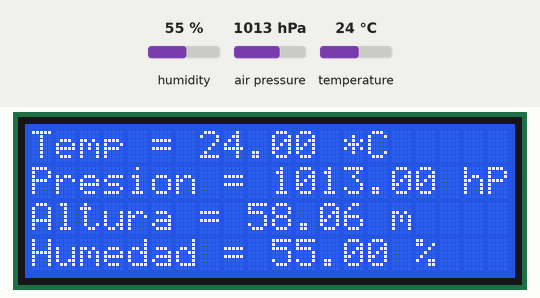
Recording of a sketch running on a simulated Arduino Uno, built with avr-gcc and run on an emulated ATmega328P. Shown: 20×4 character LCD. The inputs (shaded band) are chosen by the test bench; at power-on: air pressure 1013 hPa, humidity 55 %, temperature 24 °C. What the sketch prints to the serial monitor is not drawn.

Above: at 1.7 s.
1.8 s: air pressure set to 952 hPa
At 3.5 s:
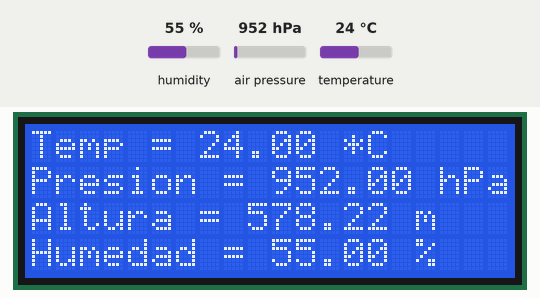
4.2 s: humidity set to 22 %
At 5.4 s:
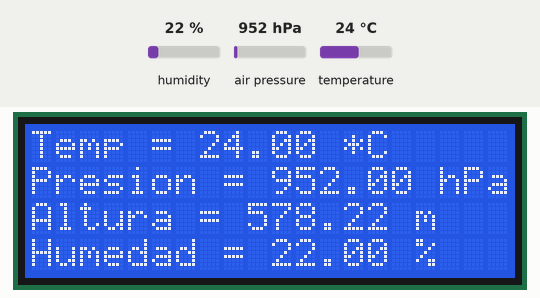
6.2 s: temperature set to 12 °C
At 7.4 s:
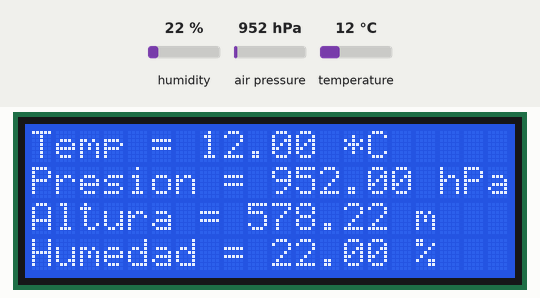
8.3 s: humidity set to 40 %
At 9.3 s:
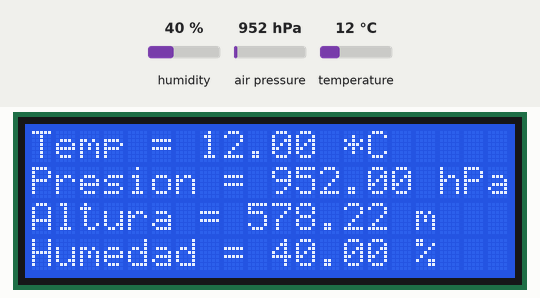
10.4 s: air pressure set to 975 hPa
At 11.3 s:
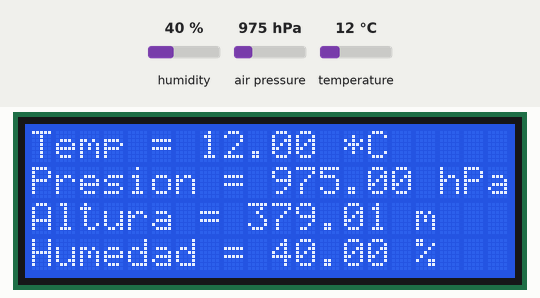
12.5 s: humidity set to 68 %
At 14.4 s:
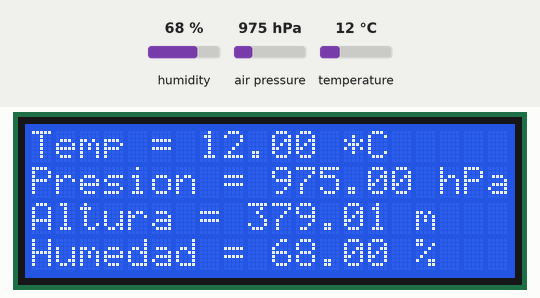
Timing chart, 0 to 15.6 s (numbered marks = the images above; inputs shaded):
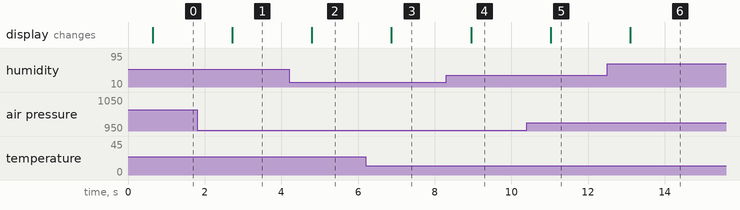

Measured:
- after the input at 1.8 s, the display: changes after 0.92 s (image 1)
- after the input at 4.2 s, the display: changes after 0.60 s (image 2)
- after the input at 6.2 s, the display: changes after 0.67 s (image 3)
- after the input at 8.3 s, the display: changes after 0.65 s (image 4)
- after the input at 10.4 s, the display: changes after 0.63 s (image 5)
- after the input at 12.5 s, the display: changes after 0.60 s (image 6)

The sketch:

weather_station.ino
```cpp
#include <LiquidCrystal_I2C.h>
#include <Adafruit_Sensor.h>
#include <DHT.h>
#include <DHT_U.h>
#include <Wire.h>
#include <Adafruit_BMP280.h>

#define BMP_SCK  (13)
#define BMP_MISO (12)
#define BMP_MOSI (11)
#define BMP_CS   (10)
#define DHTPIN 4
#define DHTTYPE    DHT11

DHT_Unified dht(DHTPIN, DHTTYPE);
Adafruit_BMP280 bmp;
LiquidCrystal_I2C lcd(0x27, 2, 1, 0, 4, 5, 6, 7, 3, POSITIVE);
int currLine = 0;
float temperature;
float pressure;
float altitude;

void lineJump() {
  currLine ++;
  lcd.setCursor(0, currLine);
}
void cleanDisplay() {
  lcd.clear();
}
void readPrintTemp() {
  lcd.print("Temp = ");
  temperature = bmp.readTemperature();
  lcd.print(temperature);
  lcd.print(" *C");
}
void readPrintHumidity() {//this sensor is also able to measure temperature but is less precise than the BMP280, that is why I only use the humidity sensor
  sensors_event_t event;
  dht.humidity().getEvent(&event);
  lcd.print("Humedad = ");
  lcd.print(event.relative_humidity);
  lcd.print(" %");
}
void readPrintPressure() {
  lcd.print("Presion = ");
  pressure = bmp.readPressure() / 100; // I divide by 100 because Pascal is very small and less used than hPa or mbar
  lcd.print(pressure);
  lcd.print(" hPa");
}
void readPrintAltitude() {
  lcd.print("Altura = ");
  altitude = bmp.readAltitude(1020); //the argument is this function should be the current air pressure in your zone and moment
  lcd.print(altitude);
  lcd.print(" m");
}

void setup() {
  Serial.begin(9600);
  dht.begin();
  sensor_t sensor;
  dht.humidity().getSensor(&sensor);
  lcd.begin(20, 4);
  lcd.backlight();
  Serial.println("Starting");
  delay(500);

  if (!bmp.begin()) {
    Serial.println("Try to reboot");
    //while (1);
  }

  /* Default settings from datasheet. */
  bmp.setSampling(Adafruit_BMP280::MODE_NORMAL,     /* Operating Mode. */
                  Adafruit_BMP280::SAMPLING_X2,     /* Temp. oversampling */
                  Adafruit_BMP280::SAMPLING_X16,    /* Pressure oversampling */
                  Adafruit_BMP280::FILTER_X16,      /* Filtering. */
                  Adafruit_BMP280::STANDBY_MS_500); /* Standby time. */
}

void loop() {
  cleanDisplay();
  lcd.setCursor(0, 0);
  readPrintTemp();
  lineJump();
  readPrintPressure();
  lineJump();
  readPrintAltitude();
  lineJump();
  readPrintHumidity();
  currLine = 0;
  delay(2000);
}
```
